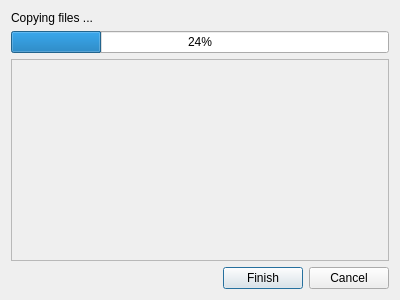
<?xml version="1.0" encoding="UTF-8"?>
<ui version="4.0">
<comment>
------------------------------------------------------------------------------

Author: Andreas Schenk
Friedrich Miescher Institute, Basel, Switzerland

This file is part of CryoFLARE

Copyright (C) 2017-2019 by the CryoFLARE Authors

This program is free software; you can redistribute it and/or modify it under
the terms of the GNU General Public License as published by the Free
Software Foundation; either version 3.0 of the License.
This program is distributed in the hope that it will be useful, but WITHOUT
ANY WARRANTY; without even the implied warranty of MERCHANTABILITY or FITNESS
FOR A PARTICULAR PURPOSE.  See the GNU General Public License for more
details.

You should have received a copy of the GNU General Public License
along with CryoFLARE.  If not, see http://www.gnu.org/licenses/ .

------------------------------------------------------------------------------
</comment>
 <class>ExportProgressDialog</class>
 <widget class="QDialog" name="ExportProgressDialog">
  <property name="geometry">
   <rect>
    <x>0</x>
    <y>0</y>
    <width>400</width>
    <height>300</height>
   </rect>
  </property>
  <property name="windowTitle">
   <string>Dialog</string>
  </property>
  <layout class="QVBoxLayout" name="verticalLayout">
   <item>
    <widget class="QLabel" name="label">
     <property name="text">
      <string>Copying files ...</string>
     </property>
    </widget>
   </item>
   <item>
    <widget class="QProgressBar" name="progress">
     <property name="value">
      <number>24</number>
     </property>
    </widget>
   </item>
   <item>
    <widget class="QScrollArea" name="scroll_area">
     <property name="widgetResizable">
      <bool>true</bool>
     </property>
     <widget class="QWidget" name="scroll_area_content">
      <property name="geometry">
       <rect>
        <x>0</x>
        <y>0</y>
        <width>380</width>
        <height>193</height>
       </rect>
      </property>
      <layout class="QVBoxLayout" name="verticalLayout_2">
       <item>
        <widget class="QLabel" name="details">
         <property name="text">
          <string/>
         </property>
         <property name="textFormat">
          <enum>Qt::AutoText</enum>
         </property>
         <property name="alignment">
          <set>Qt::AlignLeading|Qt::AlignLeft|Qt::AlignTop</set>
         </property>
         <property name="wordWrap">
          <bool>true</bool>
         </property>
         <property name="textInteractionFlags">
          <set>Qt::NoTextInteraction</set>
         </property>
        </widget>
       </item>
      </layout>
     </widget>
    </widget>
   </item>
   <item>
    <layout class="QHBoxLayout" name="horizontalLayout">
     <item>
      <spacer name="horizontalSpacer">
       <property name="orientation">
        <enum>Qt::Horizontal</enum>
       </property>
       <property name="sizeHint" stdset="0">
        <size>
         <width>40</width>
         <height>20</height>
        </size>
       </property>
      </spacer>
     </item>
     <item>
      <widget class="QPushButton" name="finish">
       <property name="text">
        <string>Finish</string>
       </property>
      </widget>
     </item>
     <item>
      <widget class="QPushButton" name="cancel">
       <property name="text">
        <string>Cancel</string>
       </property>
      </widget>
     </item>
    </layout>
   </item>
  </layout>
 </widget>
 <resources/>
 <connections>
  <connection>
   <sender>finish</sender>
   <signal>clicked()</signal>
   <receiver>ExportProgressDialog</receiver>
   <slot>accept()</slot>
   <hints>
    <hint type="sourcelabel">
     <x>225</x>
     <y>268</y>
    </hint>
    <hint type="destinationlabel">
     <x>84</x>
     <y>273</y>
    </hint>
   </hints>
  </connection>
  <connection>
   <sender>cancel</sender>
   <signal>clicked()</signal>
   <receiver>ExportProgressDialog</receiver>
   <slot>reject()</slot>
   <hints>
    <hint type="sourcelabel">
     <x>352</x>
     <y>272</y>
    </hint>
    <hint type="destinationlabel">
     <x>169</x>
     <y>265</y>
    </hint>
   </hints>
  </connection>
 </connections>
</ui>
